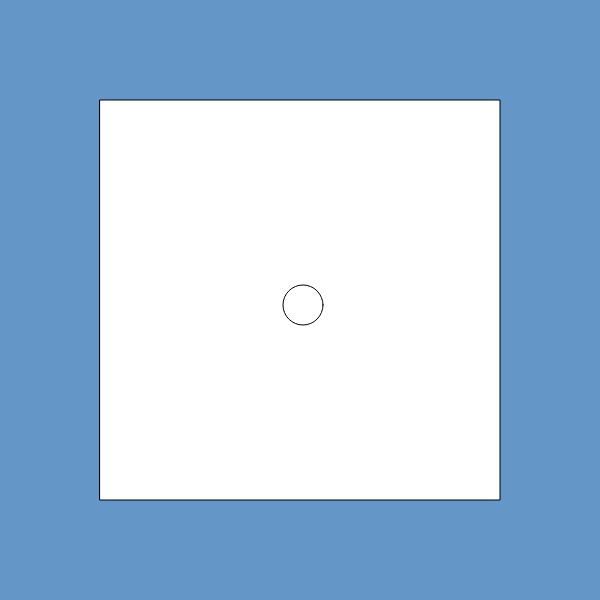
Frame 1 (no input)
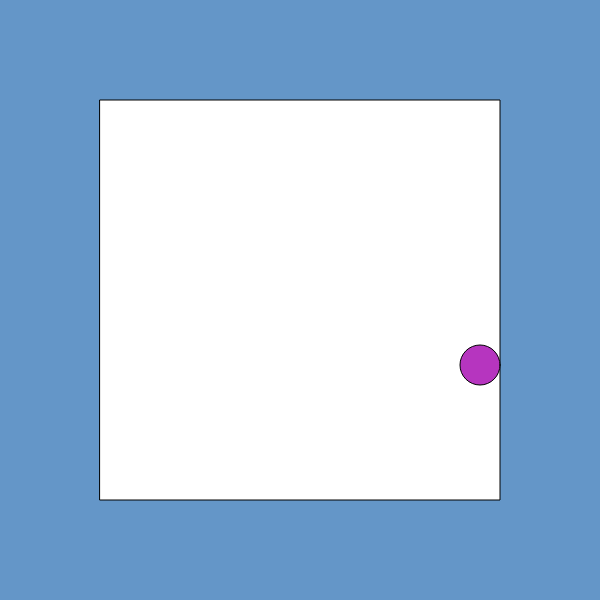
Frame 60 (no input)
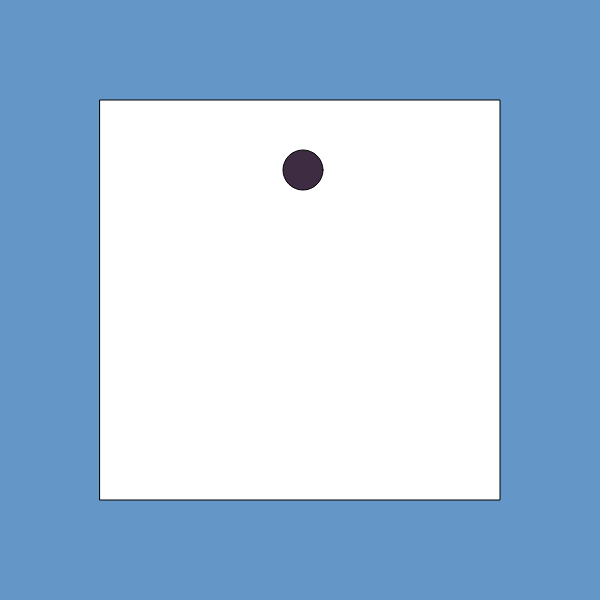
Frame 120 (the mouse pressed at the canvas centre since frame 60)

The p5.js sketch that drew these frames (run headless with seeded random() and noise() and a simulated clock; from frame 60 on, the mouse is pressed at the canvas centre):

// p5.js sketch
// ── sketch.js
//
// Bounce1
// A simple bouncing ball - it has perfect bounces,
// it never slows down.

// These variables store the position, size, and speed.
  let positionX = 300;
  let positionY = 300;
  let radius = 20;
  let velocityX = 3;
  let velocityY = 5;
  let r;
  let g;
  let b;

function setup() {
  createCanvas(600, 600);
}




function draw() {
  background(100, 150, 200);

  const rightEdge = width;
  const leftEdge = 0;
  const topEdge = 0;
  const bottomEdge = height;


  drawBackground(rightEdge, leftEdge, topEdge, bottomEdge);
  drawBall(positionX, positionY, radius, r, g, b);
}





function drawBackground(rightEdge, leftEdge, topEdge, bottomEdge) {
   let newBoxWidth = rightEdge - 200; //This is the new box width (-200 for 100 on both sides)
   let newBoxHeight = bottomEdge - 200; //This is the new box height (-200 for 100 on both sides)
   let newBoxLeft = leftEdge + 100;
   let newBoxTop = topEdge + 100;

  
  rect(newBoxLeft, newBoxTop, newBoxWidth, newBoxHeight);
  moveBall(newBoxWidth, newBoxLeft, newBoxHeight, newBoxTop);
}




function drawBall(positionX, positionY, radius, r, g, b) {
  fill(r, g, b);
  ellipse(positionX, positionY, radius * 2, radius * 2);
  fill(255);
  
}



function moveBall(newBoxWidth, newBoxLeft, newBoxHeight, newBoxTop )

{
  
  // move the ball
  positionX = positionX + velocityX;
  positionY = positionY + velocityY;


  if (positionX + radius > newBoxWidth + 100) {
    // hit the right edge
    velocityX = velocityX * -1; 
    positionX = (newBoxWidth + 100) - radius;

    changeColor();
  }
  else if (positionX - radius < newBoxLeft) {
    // hit the left edge
    velocityX = velocityX * -1;
    positionX = newBoxLeft + radius;

    changeColor();
  }

  if (positionY + radius > newBoxHeight + 100) {
    // hit the bottom edge
    velocityY = velocityY * -1; 
    positionY = (newBoxHeight + 100) - radius;

    changeColor();
  }
  else if (positionY - radius < newBoxTop) {
    // hit the top edge
    velocityY = velocityY * -1;
    positionY = newBoxTop + radius; 

    changeColor();
  }


}

function changeColor() {

  r = random(255);
  g = random(255);
  b = random(255);

  

}
